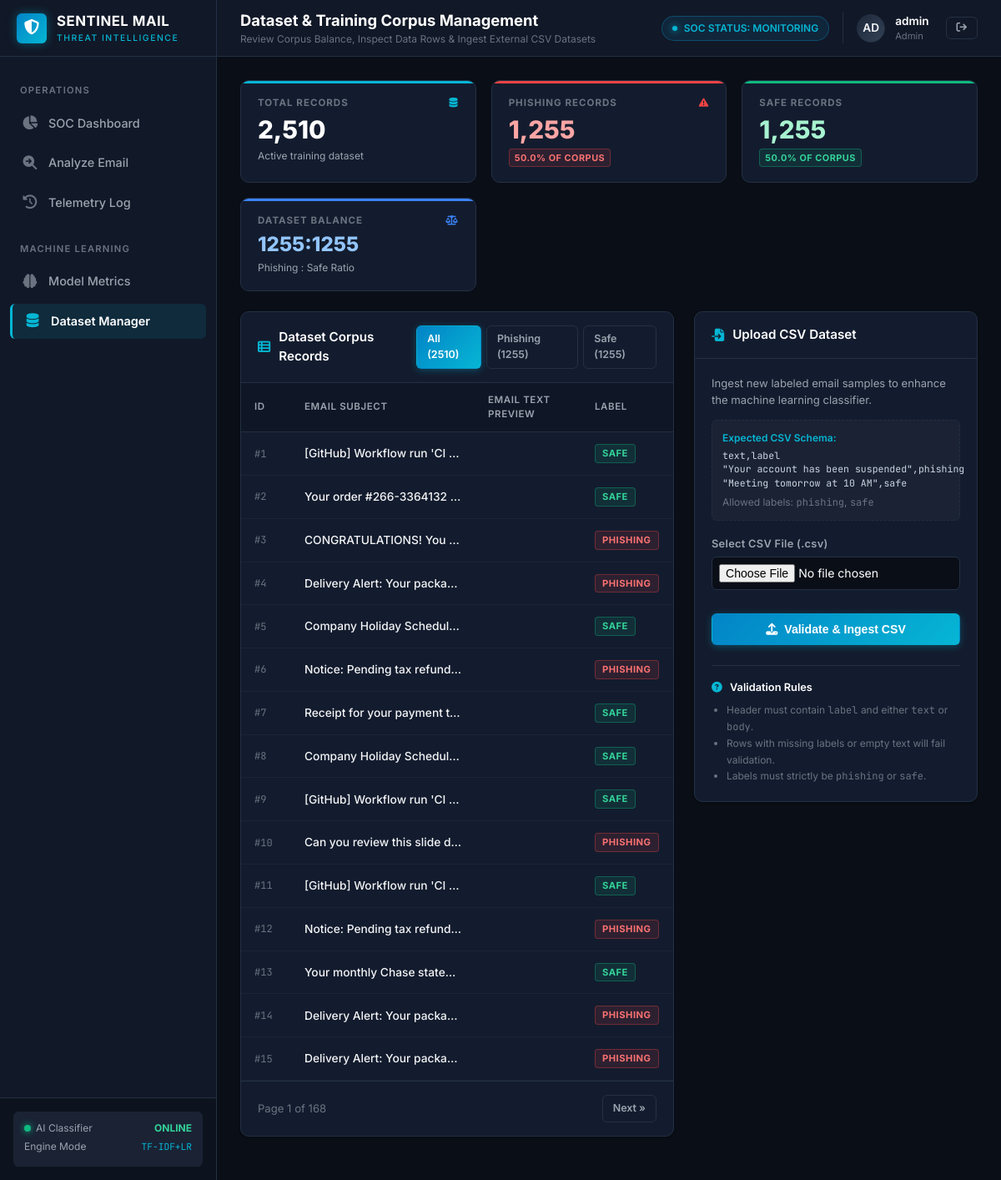
The app's page /dataset (signed in) with its own data.
### models.py (models this page shows, shortened)
class User(db.Model):
    __tablename__ = "users"
    id = db.Column(db.Integer, primary_key=True)
    username = db.Column(db.String(80), unique=True, nullable=False, index=True)
    email = db.Column(db.String(120), unique=True, nullable=False, index=True)
    password_hash = db.Column(db.String(256), nullable=False)
    role = db.Column(db.String(20), default="analyst")
    created_at = db.Column(db.DateTime, default=utc_now)

class DatasetRecord(db.Model):
    __tablename__ = "dataset_records"
    id = db.Column(db.Integer, primary_key=True)
    sender = db.Column(db.String(255), nullable=True)
    subject = db.Column(db.String(255), nullable=True)
    body = db.Column(db.Text, nullable=False)
    label = db.Column(db.String(20), nullable=False, index=True)  # "phishing" or "safe"
    created_at = db.Column(db.DateTime, default=utc_now)

### app.py (the view, shortened to what this page needs)
    @app.route("/dataset", methods=["GET", "POST"])
    @login_required
    def dataset():
        page = request.args.get("page", 1, type=int)
        query_filter = request.args.get("label", "ALL")
        per_page = 15
        db_query = DatasetRecord.query
        if query_filter in ["phishing", "safe"]:
            db_query = db_query.filter_by(label=query_filter)
        pagination = db_query.order_by(DatasetRecord.id.asc()).paginate(
            page=page, per_page=per_page, error_out=False
        )
        total_records = DatasetRecord.query.count()
        phishing_count = DatasetRecord.query.filter_by(label="phishing").count()
        safe_count = DatasetRecord.query.filter_by(label="safe").count()
        balance_ratio = f"{phishing_count}:{safe_count}" if safe_count > 0 else "N/A"
        return render_template(
            "dataset.html",
            pagination=pagination,
            total_records=total_records,
            phishing_count=phishing_count,
            safe_count=safe_count,
            balance_ratio=balance_ratio,
            query_filter=query_filter
        )

### templates/dataset.html (shortened to what this page needs)
{% extends "base.html" %}
{% block page_title %}Dataset & Training Corpus Management{% endblock %}
{% block page_subtitle %}Review Corpus Balance, Inspect Data Rows & Ingest External CSV Datasets{% endblock %}
{% block content %}
<div class="stats-grid">
    <div class="stat-widget cyan">
        <div class="stat-label">
            <span>TOTAL RECORDS</span>
            <i class="fa-solid fa-database" style="color: var(--accent-cyan);"></i>
        </div>
        <div class="stat-value">{{ "{:,}".format(total_records) }}</div>
        <div class="stat-sub">Active training dataset</div>
    </div>
    <div class="stat-widget danger">
        <div class="stat-label">
            <span>PHISHING RECORDS</span>
            <i class="fa-solid fa-triangle-exclamation" style="color: var(--danger);"></i>
        </div>
        <div class="stat-value" style="color: #fca5a5;">{{ "{:,}".format(phishing_count) }}</div>
        <div class="stat-sub">
            <span class="badge badge-phishing" style="font-size: 0.68rem; padding: 2px 6px;">
                {{ "%.1f"|format(phishing_count / total_records * 100) if total_records > 0 else 0 }}% of corpus
            </span>
        </div>
    </div>
    <div class="stat-widget success">
        <div class="stat-label">
            <span>SAFE RECORDS</span>
        </div>
        <div class="stat-value" style="color: #a7f3d0;">{{ "{:,}".format(safe_count) }}</div>
        <div class="stat-sub">
            <span class="badge badge-safe" style="font-size: 0.68rem; padding: 2px 6px;">
                {{ "%.1f"|format(safe_count / total_records * 100) if total_records > 0 else 0 }}% of corpus
            </span>
        </div>
    </div>
    <div class="stat-widget primary">
        <div class="stat-label">
            <span>DATASET BALANCE</span>
            <i class="fa-solid fa-scale-balanced" style="color: var(--accent-blue);"></i>
        </div>
        <div class="stat-value" style="font-size: 1.5rem; color: #93c5fd;">{{ balance_ratio }}</div>
        <div class="stat-sub">Phishing : Safe Ratio</div>
    </div>
</div>
<div style="display: grid; grid-template-columns: 1fr 340px; gap: 24px; align-items: start;">
    <div class="soc-card">
        <div class="card-header">
            <div class="card-header-title">
                <i class="fa-solid fa-table-list"></i>
                Dataset Corpus Records
            </div>
            <div style="display: flex; gap: 6px;">
                <a href="{{ url_for('dataset', label='ALL') }}" class="btn {% if query_filter == 'ALL' %}btn-primary{% else %}btn-outline{% endif %} btn-sm">
                    All ({{ total_records }})
                </a>
                <a href="{{ url_for('dataset', label='phishing') }}" class="btn {% if query_filter == 'phishing' %}btn-primary{% else %}btn-outline{% endif %} btn-sm">
                    Phishing ({{ phishing_count }})
                </a>
                <a href="{{ url_for('dataset', label='safe') }}" class="btn {% if query_filter == 'safe' %}btn-primary{% else %}btn-outline{% endif %} btn-sm">
                    Safe ({{ safe_count }})
                </a>
            </div>
        </div>
        <div class="soc-table-container">
            <table class="soc-table">
                <thead>
                    <tr>
                        <th style="width: 60px;">ID</th>
                        <th style="width: 220px;">Email Subject</th>
                        <th>Email Text Preview</th>
                        <th style="width: 110px;">Label</th>
                    </tr>
                </thead>
                <tbody>
                    {% for row in pagination.items %}
                    <tr>
                        <td class="mono" style="font-size: 0.75rem; color: var(--text-dim);">#{{ row.id }}</td>
                        <td style="max-width: 200px; overflow: hidden; text-overflow: ellipsis; white-space: nowrap; font-weight: 500;">
                            {{ row.subject or '(No Subject)' }}
                        </td>
                        <td style="max-width: 320px; overflow: hidden; text-overflow: ellipsis; white-space: nowrap; color: var(--text-muted); font-size: 0.8rem;">
                        </td>
                        <td>
                            {% if row.label == 'phishing' %}
                                <span class="badge badge-phishing" style="font-size: 0.7rem; padding: 2px 8px;">phishing</span>
                            {% else %}
                                <span class="badge badge-safe" style="font-size: 0.7rem; padding: 2px 8px;">safe</span>
                            {% endif %}
                        </td>
                    </tr>
                    {% else %}
                    <tr>
                        <td colspan="4" style="text-align: center; color: var(--text-dim); padding: 40px;">
                            No dataset records found.
                        </td>
                    </tr>
                    {% endfor %}
                </tbody>
            </table>
        </div>
        {% if pagination.pages > 1 %}
        <div style="padding: 16px 20px; display: flex; align-items: center; justify-content: space-between; border-top: 1px solid var(--border-color); font-size: 0.82rem;">
            <span style="color: var(--text-dim);">
                Page {{ pagination.page }} of {{ pagination.pages }}
            </span>
            <div style="display: flex; gap: 6px;">
                {% if pagination.has_next %}
                    <a href="{{ url_for('dataset', page=pagination.next_num, label=query_filter) }}" class="btn btn-outline btn-sm">
                        Next &raquo;
                    </a>
                {% endif %}
            </div>
        </div>
        {% endif %}
    </div>
    <div class="soc-card">
        <div class="card-header">
            <div class="card-header-title">
                <i class="fa-solid fa-file-import"></i>
                Upload CSV Dataset
            </div>
        </div>
        <div class="card-body">
            <p style="font-size: 0.82rem; color: var(--text-muted); margin-bottom: 14px;">
                Ingest new labeled email samples to enhance the machine learning classifier.
            </p>
            <div style="background-color: var(--bg-surface-elevated); padding: 12px; border-radius: var(--radius-sm); border: 1px dashed var(--border-color); margin-bottom: 18px; font-size: 0.75rem;">
                <div style="color: var(--accent-cyan); font-weight: 600; margin-bottom: 4px;">Expected CSV Schema:</div>
                <pre class="mono" style="color: #cbd5e1; font-size: 0.72rem; line-height: 1.4;">text,label
"Your account has been suspended",phishing
"Meeting tomorrow at 10 AM",safe</pre>
                <div style="color: var(--text-dim); margin-top: 6px;">
                    Allowed labels: <code>phishing</code>, <code>safe</code>
                </div>
            </div>
            <form method="POST" action="{{ url_for('dataset') }}" enctype="multipart/form-data">
                <div class="form-group">
                    <label class="form-label">Select CSV File (.csv)</label>
                    <input type="file" name="dataset_file" accept=".csv" required class="form-control" style="padding: 8px;">
                </div>
                <button type="submit" class="btn btn-primary" style="width: 100%; margin-top: 10px;">
                    <i class="fa-solid fa-upload"></i>
                    Validate & Ingest CSV
                </button>
            </form>
            <div style="margin-top: 24px; padding-top: 16px; border-top: 1px solid var(--border-color);">
                <div style="font-size: 0.8rem; font-weight: 600; color: #fff; margin-bottom: 8px;">
                    <i class="fa-solid fa-circle-question" style="color: var(--accent-cyan); margin-right: 6px;"></i>
                    Validation Rules
                </div>
                <ul style="font-size: 0.75rem; color: var(--text-dim); padding-left: 18px; line-height: 1.6;">
                    <li>Header must contain <code>label</code> and either <code>text</code> or <code>body</code>.</li>
                    <li>Rows with missing labels or empty text will fail validation.</li>
                    <li>Labels must strictly be <code>phishing</code> or <code>safe</code>.</li>
                </ul>
            </div>
        </div>
    </div>
</div>
{% endblock %}

### templates/base.html (shortened to what this page needs)
<!DOCTYPE html>
<html lang="en">
<head>
    <link rel="stylesheet" href="https://cdnjs.cloudflare.com/ajax/libs/font-awesome/6.5.1/css/all.min.css">
    <link rel="stylesheet" href="{{ url_for('static', filename='css/style.css') }}">
</head>
<body>
    <div class="app-container">
        <aside class="sidebar" id="appSidebar">
            <div class="sidebar-header">
                <div class="brand-icon">
                    <i class="fa-solid fa-shield-halved"></i>
                </div>
                <div class="brand-title">
                    SENTINEL MAIL
                    <span>Threat Intelligence</span>
                </div>
            </div>
            <nav class="sidebar-nav">
                <div class="nav-section-title">Operations</div>
                <a href="{{ url_for('dashboard') }}" class="nav-item {% if request.endpoint == 'dashboard' %}active{% endif %}">
                    <i class="fa-solid fa-chart-pie"></i>
                    <span>SOC Dashboard</span>
                </a>
                <a href="{{ url_for('analyze') }}" class="nav-item {% if request.endpoint == 'analyze' %}active{% endif %}">
                    <i class="fa-solid fa-magnifying-glass-arrow-right"></i>
                    <span>Analyze Email</span>
                </a>
                <a href="{{ url_for('history') }}" class="nav-item {% if request.endpoint == 'history' %}active{% endif %}">
                    <i class="fa-solid fa-clock-rotate-left"></i>
                    <span>Telemetry Log</span>
                </a>
                <div class="nav-section-title" style="margin-top: 12px;">Machine Learning</div>
                <a href="{{ url_for('model_info') }}" class="nav-item {% if request.endpoint == 'model_info' %}active{% endif %}">
                    <i class="fa-solid fa-brain"></i>
                    <span>Model Metrics</span>
                </a>
                <a href="{{ url_for('dataset') }}" class="nav-item {% if request.endpoint == 'dataset' %}active{% endif %}">
                    <i class="fa-solid fa-database"></i>
                    <span>Dataset Manager</span>
                </a>
            </nav>
            <div class="sidebar-footer">
                <div class="system-status-box">
                    <div class="status-row">
                        <span><span class="status-indicator"></span>AI Classifier</span>
                        <strong style="color: #34d399;">ONLINE</strong>
                    </div>
                    <div class="status-row">
                        <span>Engine Mode</span>
                        <span class="mono" style="color: var(--accent-cyan); font-size: 0.7rem;">TF-IDF+LR</span>
                    </div>
                </div>
            </div>
        </aside>
        <div class="main-wrapper">
            <header class="top-navbar">
                <div class="page-title-box">
                    <h1 class="page-title">{% block page_title %}Security Operations Center{% endblock %}</h1>
                    <span class="page-subtitle">{% block page_subtitle %}Automated Phishing Telemetry & Analysis System{% endblock %}</span>
                </div>
                <div class="top-nav-actions">
                    <div class="soc-threat-badge">
                        <span class="live-pulse"></span>
                        <span>SOC STATUS: MONITORING</span>
                    </div>
                    {% if current_user %}
                    <div class="analyst-profile">
                        <div class="avatar">
                            {{ current_user.username[:2].upper() }}
                        </div>
                        <div class="analyst-info">
                            <span class="analyst-name">{{ current_user.username }}</span>
                            <span class="analyst-role">{{ current_user.role|capitalize }}</span>
                        </div>
                        <a href="{{ url_for('logout') }}" class="btn btn-outline btn-sm" title="Sign out" style="margin-left: 8px;">
                            <i class="fa-solid fa-arrow-right-from-bracket"></i>
                        </a>
                    </div>
                    {% endif %}
                </div>
            </header>
            <main class="content-body">
                {% block content %}{% endblock %}
            </main>
        </div>
    </div>
</body>
</html>

### records on screen
User: username "AD", username "admin", role "Admin"
DatasetRecord: id "1", subject "[GitHub] Workflow run 'CI…", label "SAFE"
DatasetRecord: id "2", subject "Your order #266-3364132…", label "SAFE"
DatasetRecord: id "3", subject "CONGRATULATIONS! You…", label "PHISHING"
DatasetRecord: id "4", subject "Delivery Alert: Your packa…", label "PHISHING"
DatasetRecord: id "5", subject "Company Holiday Schedul…", label "SAFE"
DatasetRecord: id "6", subject "Notice: Pending tax refun…", label "PHISHING"
DatasetRecord: id "7", subject "Receipt for your payment t…", label "SAFE"
DatasetRecord: id "8", subject "Company Holiday Schedul…", label "SAFE"
DatasetRecord: id "9", subject "[GitHub] Workflow run 'CI…", label "SAFE"
DatasetRecord: id "10", subject "Can you review this slide d…", label "PHISHING"
DatasetRecord: id "11", subject "[GitHub] Workflow run 'CI…", label "SAFE"
DatasetRecord: id "12", subject "Notice: Pending tax refun…", label "PHISHING"
DatasetRecord: id "13", subject "Your monthly Chase state…", label "SAFE"
DatasetRecord: id "14", subject "Delivery Alert: Your packa…", label "PHISHING"
DatasetRecord: id "15", subject "Delivery Alert: Your packa…", label "PHISHING"

### other values on screen
{{ "{:,}".format(total_records) }} "2,510"
{{ "{:,}".format(phishing_count) }} "1,255"
{{ "{:,}".format(safe_count) }} "1,255"
{{ balance_ratio }} "1255:1255"
{{ total_records }} "2510"
{{ phishing_count }} "1255"
{{ safe_count }} "1255"
{{ pagination.page }} "1"
{{ pagination.pages }} "168"
